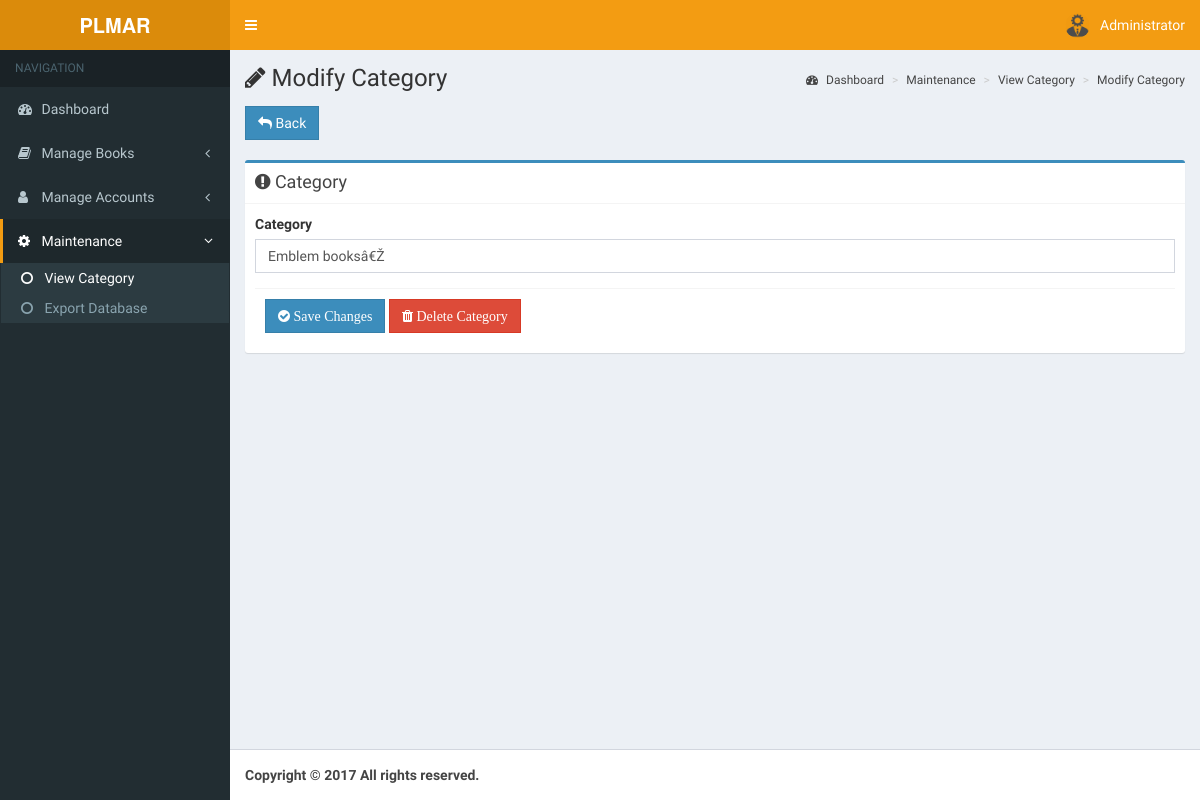
/pages/admin/modify-category.php?id=4 (signed in), run on the app's committed database.
### tables this page shows
CREATE TABLE `pl_account_tbl` (
  `id` int(11) NOT NULL,
  `image` varchar(255) NOT NULL,
  `student_id` varchar(255) NOT NULL,
  `name` varchar(255) NOT NULL,
  `email` varchar(255) NOT NULL,
  `gender` varchar(255) NOT NULL,
  `username` varchar(255) NOT NULL,
  `password` varchar(255) NOT NULL,
  `role` varchar(255) NOT NULL,
  `date` timestamp NOT NULL DEFAULT CURRENT_TIMESTAMP ON UPDATE CURRENT_TIMESTAMP
);

CREATE TABLE `pl_books_category_tbl` (
  `id` int(11) NOT NULL,
  `category` varchar(255) NOT NULL
);

### pages/admin/modify-category.php (the view, shortened to what this page needs)
<?php
include '../../functions/functions.php';
$query = $db->query("SELECT * FROM pl_account_tbl WHERE id = '".$_SESSION['admin']."'");
$row = $query->fetch_object();
$image = $row->image;
$name = $row->name;
$query = $db->query("SELECT * FROM pl_books_category_tbl WHERE id = '".$_GET['id']."'");
$row = $query->fetch_object();
$category = $row->category;
?>
<!DOCTYPE html>
<html>
<head>
  <link rel="stylesheet" href="../../bootstrap/css/bootstrap.min.css">
  <link rel="stylesheet" href="https://cdnjs.cloudflare.com/ajax/libs/font-awesome/4.5.0/css/font-awesome.min.css">
  <link rel="stylesheet" href="https://cdnjs.cloudflare.com/ajax/libs/ionicons/2.0.1/css/ionicons.min.css">
  <link rel="stylesheet" href="../../dist/css/AdminLTE.min.css">
  <link rel="stylesheet" href="../../plugins/select2/select2.min.css">
  <link rel="stylesheet" href="../../dist/css/skins/skin-yellow.min.css">
  <link rel="stylesheet" type="text/css" href="../../dist/sweetalert/dist/sweetalert.css">
  <link rel="stylesheet" type="text/css" href="../../dist/sweetalert/themes/twitter/twitter.css">
</head>
<body class="hold-transition skin-yellow sidebar-mini">
<div class="wrapper">
  <header class="main-header">
    <a class="logo">
      <span class="logo-lg"><b>PLMAR</b></span>
    </a>
    <nav class="navbar navbar-static-top" role="navigation">
      <a href="#" class="sidebar-toggle" data-toggle="offcanvas" role="button">
      </a>
      <div class="navbar-custom-menu">
        <ul class="nav navbar-nav">
          <li class="dropdown user user-menu">
            <a href="#" class="dropdown-toggle" data-toggle="dropdown">
              <img src="../../<?php echo $image?>" class="user-image" alt="User Image">
              <span class="hidden-xs"><?php echo$name?></span>
            </a>
          </li>
        </ul>
      </div>
    </nav>
  </header>
  <aside class="main-sidebar">
    <section class="sidebar">
      <ul class="sidebar-menu">
        <li class="header">NAVIGATION</li>
        <li ><a href="dashboard.php"><i class="fa fa-dashboard"></i> <span>Dashboard</span></a></li>
        <li class="treeview">
          <a href="#">
            <i class="fa fa-book"></i> <span> Manage Books</span>
            <span class="pull-right-container">
              <i class="fa fa-angle-left pull-right"></i>
            </span>
          </a>
        </li>
        <li class="treeview">
          <a href="#">
            <i class="fa fa-user"></i> <span> Manage Accounts</span>
            <span class="pull-right-container">
              <i class="fa fa-angle-left pull-right"></i>
            </span>
          </a>
        </li>
        <li class="treeview active">
          <a href="#">
            <i class="fa fa-gear"></i> <span> Maintenance</span>
            <span class="pull-right-container">
              <i class="fa fa-angle-left pull-right"></i>
            </span>
          </a>
          <ul class="treeview-menu">
            <li class="active"><a href="view-category.php"><i class="fa fa-circle-o"></i> View Category</a></li>
            <li><a href="export-database.php"><i class="fa fa-circle-o"></i> Export Database</a></li>
          </ul>
        </li>
      </ul>
    </section>
  </aside>
  <div class="content-wrapper">
    <section class="content-header">
      <h1><i class="fa fa-pencil"></i> Modify Category</h1>
      <ol class="breadcrumb">
        <li><a href="#"><i class="fa fa-dashboard"></i> Dashboard</a></li>
        <li><a href="#">Maintenance</a></li>
        <li><a href="#">View Category</a></li>
        <li class="active"><a href="#">Modify Category</a></li>
      </ol>
    </section>
    <section class="content">
    <div class="row">
      <div class="col-md-12 col-xs-12">
        <a class="btn btn-primary flat" href="view-category.php"><i class="fa fa-reply"></i> Back</a>
      </div>
    </div>
    <br>
    <div class="row">
        <div class="col-md-12 col-xs-12">
          <div class="box box-primary">
            <div class="box-header with-border">
              <h3 class="box-title"><i class="fa fa-exclamation-circle"></i> Category</h3>
            </div>
            <form role="form" method="POST" data-parsley-validate>
              <div class="box-body">
                <div class="form-group">
                  <label for="category">Category</label>
                  <input type="text" class="form-control"  value="<?php echo $category ?>" name="category" required>
                </div>
              <div class="box-footer">
                <button type="submit" name="btn-edit-category" class="btn btn-primary flat"><i class="fa fa-check-circle"> Save Changes</i></button>
                <button type="submit" name="btn-delete-category" class="btn btn-danger flat"><i class="fa fa-trash"> Delete Category</i></button>
              </div>
            </form>
          </div>
          </div>
    </div>
    </section>
  </div>
  <footer class="main-footer">
    <strong>Copyright &copy; <?php echo date('Y')?> All rights reserved.
  </footer>
</div>
</body>
</html>

### data on the page
pl_account_tbl: image (picture), name "Administrator"
pl_books_category_tbl: category "Emblem booksâ€Ž"
